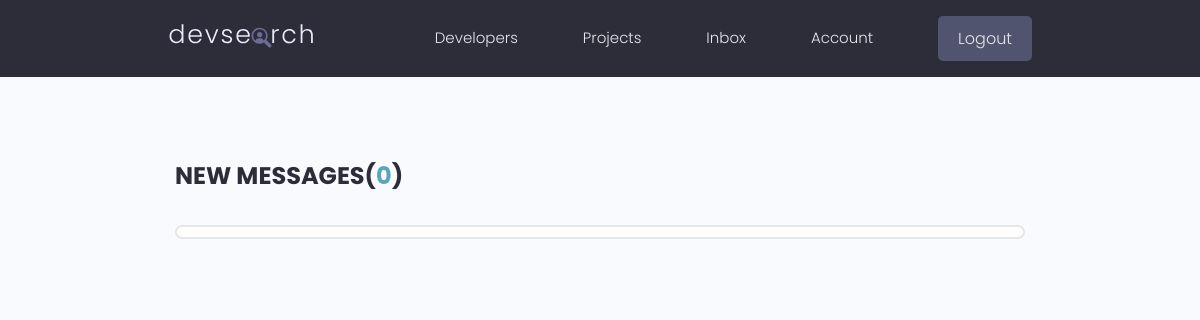
The app's page /inbox/ (signed in), older data.
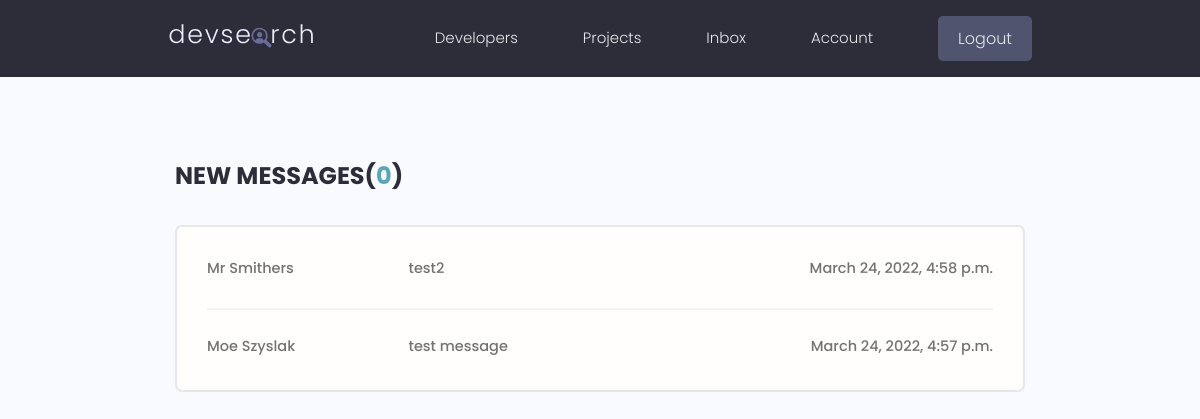
The same page, newer data.
### users/models.py (models this page shows, shortened)
class Message(models.Model):
    sender = models.ForeignKey(Profile, on_delete=models.SET_NULL, null=True, blank=True)
    recipient = models.ForeignKey(Profile, on_delete=models.SET_NULL, null=True, blank=True, related_name='messages')
    name = models.CharField(max_length=200, null=True, blank=True)
    email = models.EmailField(max_length=200, null=True, blank=True)
    subject = models.CharField(max_length=200, null=True, blank=True)
    is_read = models.BooleanField(default=False, null=True)
    body = models.TextField()
    created = models.DateTimeField(auto_now_add=True)
    id = models.UUIDField(default=uuid.uuid4, unique=True, primary_key=True, editable=False)
    class Meta:
        ordering = ['is_read', '-created']

### users/views.py (the view)
# urls.py: path('inbox/', views.inbox, name='inbox'),
@login_required(login_url='login')
def inbox(request):
    profile = request.user.profile
    messageRequests = profile.messages.all()
    unreadCount = messageRequests.filter(is_read=False).count()
    context = {'messageRequests': messageRequests, 'unreadCount': unreadCount}
    return render(request=request, template_name="users/inbox.html", context=context)

### users/templates/users/inbox.html
{% extends 'main.html' %}
{% block content %}
<main class="inbox my-xl">
  <div class="content-box">
    <h3 class="inbox__title">New Messages(<span>{{unreadCount}}</span>)</h3>
    <ul class="messages">
      {% for message in messageRequests %}
      {% if message.is_read == False %}
      <li class="message message--unread">
      {% else %}
      <li class="message">
      {% endif %}
        <a href="{% url 'message' message.id %}" target="_blank">
          <span class="message__author">{{message.name}}</span>
          <span class="message__subject">{{message.subject}}</span>
          <span class="message__date">{{message.created}}</span>
        </a>
      </li>
      {% endfor %}
    </ul>
  </div>
</main>
{% endblock %}

Row changes from the older to the newer data that the page shows:
added Message: name "Mr Smithers", subject "test2", created "March 24, 2022, 4:58 p.m."
added Message: name "Moe Szyslak", subject "test message", created "March 24, 2022, 4:57 p.m."
